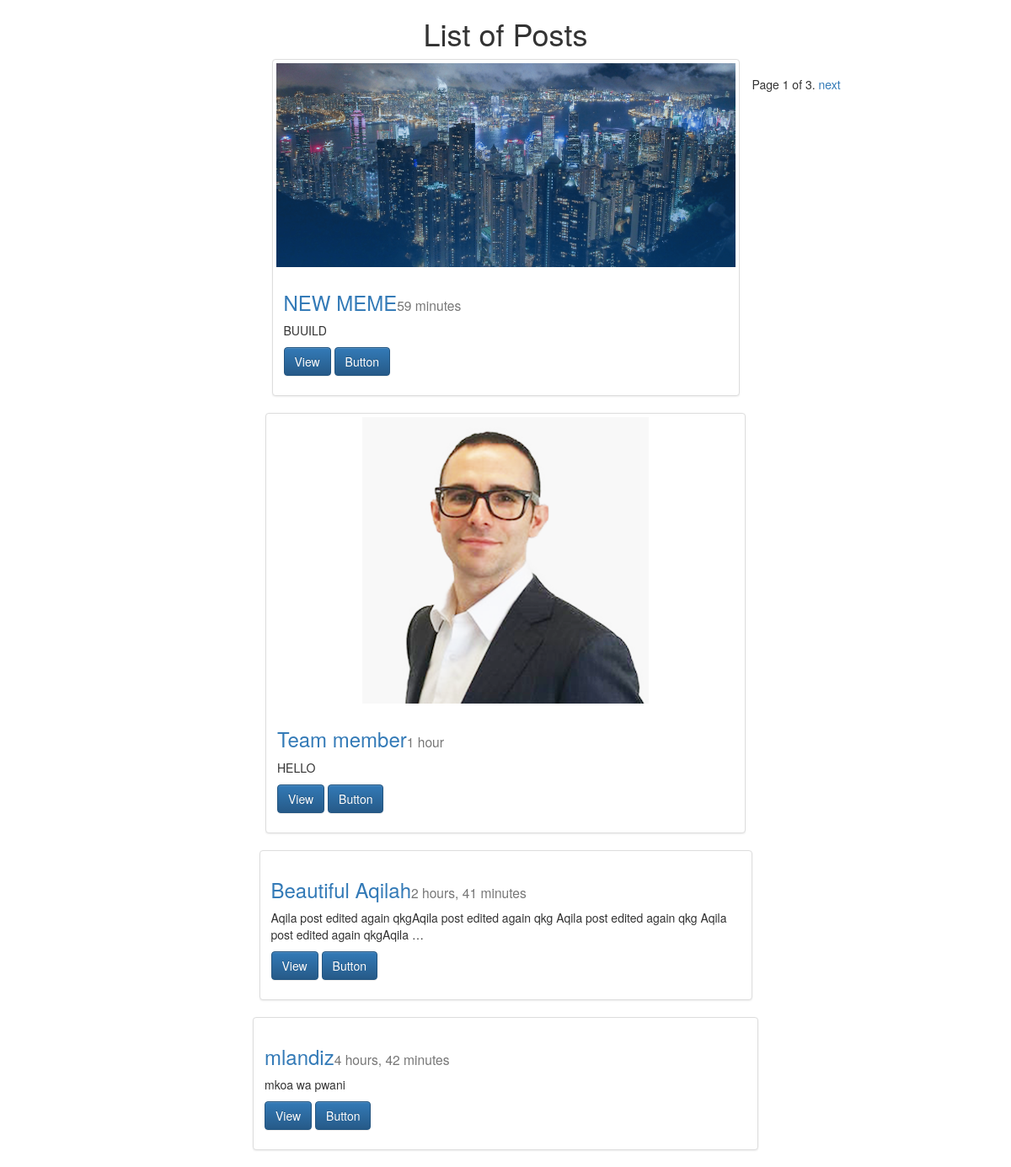
The page / on the database its author committed.
### qrcblog/models.py (models this page shows, shortened)
class Post(models.Model):
    title = models.CharField(max_length=120)
    image = models.ImageField(upload_to=upload_location,
            null=True, blank=True,
            height_field="height_field",
            width_field="width_field")
    height_field = models.IntegerField(default=0)
    width_field = models.IntegerField(default=0)
    body = models.TextField()
    timestamp = models.DateTimeField(auto_now=True, auto_now_add=False)
    updated = models.DateTimeField(auto_now=False, auto_now_add=True)
    def get_absolute_url(self):
        return reverse("qrcblog:detail", kwargs={"id": self.id})
    class Meta:
        ordering = ["-timestamp", "-updated"]

### qrcblog/views.py (the view)
# urls.py: url(r'^$', post_list, name='list'),
def post_list(request): #list item
    queryset_list = Post.objects.all() #.order_by("-timestamp")
    paginator = Paginator(queryset_list, 4)
    page_request_var = "page"
    page = request.GET.get('page')
    try:
        queryset = paginator.page(page)
    except PageNotAnInteger:
        queryset = paginator.page(1)
    except EmptyPage:
        queryset = paginator.page(paginator.num_pages)
    context = {
        "object_list": queryset,
        "title": "List",
        "page_request_var": page_request_var
    }
    return render(request, "post_list.html", context)

### templates/post_list.html (shortened to what this page needs)
{% extends "base.html" %}
{% block content %}
  <h1 class="text-center">{{title}} of Posts</h1>
  {% for obj in object_list %}
  <div class="row">
    <div class="col-sm-6 col-sm-offset-3">
      <div class="thumbnail">
        {% if obj.image %}
          <img src="{{ obj.image.url }}" class="img-responsive" alt="image">
        {% endif %}
        <div class="caption">
          <h3><a href='{{ obj.get_absolute_url }}'>{{obj.title}}</a><small>{{obj.timestamp |timesince}}</small></h3>
          <p>{{ obj.body | linebreaks | truncatechars:120 }}</p>
          <p><a href="{ obj.get_absolute_url }}" class="btn btn-primary" role="button">View</a>
          <a href="#" class="btn btn-primary" role="button">Button</a></p>
        </div>
      </div>
    </div>
  {% endfor %}
      <div class="pagination">
        <span class="step-links">
            <span class="current">
                Page {{ object_list.number }} of {{ object_list.paginator.num_pages }}.
            </span>
            {% if object_list.has_next %}
                <a href="?{{ page_request_var }}={{ object_list.next_page_number }}">next</a>
            {% endif %}
        </span>
    </div>
  </div>
{% endblock content %}

### static/css/base.css (style rules this page uses)
h1 { color: #777777; }

### rows shown on the page
Post: image (picture), title "NEW MEME", timestamp "59 minutes", body "BUUILD"
Post: image (picture), title "Team member", timestamp "1 hour", body "HELLO"
Post: title "Beautiful Aqilah", timestamp "2 hours, 41 minutes", body "Aqila post edited again qkgAqila post edited again qkg Aqila post edited again qkg Aqila post edited again qkgAqila …"
Post: title "mlandiz", timestamp "4 hours, 42 minutes", body "mkoa wa pwani"

### other values the page prints
{{ title }} "List"
{{ object_list.number }} "1"
{{ object_list.paginator.num_pages }} "3"
